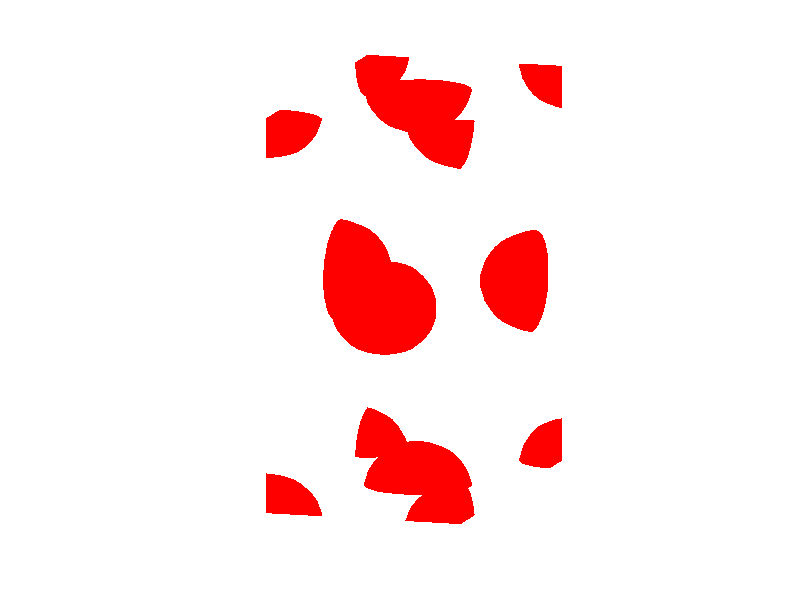

Write MATLAB code to recreate this figure. (Note: this script raises an error after producing the figure.)
% Program IsoSurface, run by typing run("./main.m")


% Clear all previous variables
clear all;
% Getting the coordiante variables from the data, and making them
% into the correct format, mesh
A=importdata('./xyz.dat');
%getting the concentration from the data file
B=importdata('./ABCD.dat');

[X,Y,Z]=meshgrid(A(:,2),A(:,1),A(:,3));


% The size is used for the for loop
x_size=size(A(:,2),1);
y_size=size(A(:,1),1);
z_size=size(A(:,3),1);

% Dividing up the concentration values (A C B1 B2 B3 B4)
VA=zeros(x_size,y_size,z_size);
VC=zeros(x_size,y_size,z_size);
VB1=zeros(x_size,y_size,z_size);
VB2=zeros(x_size,y_size,z_size);
VB3=zeros(x_size,y_size,z_size);
VB4=zeros(x_size,y_size,z_size);
% Taking the concentration values and putting them into the correct
% format, mesh-format
ii=1;
for i=1:x_size,
    for j=1:y_size,
        for k=1:z_size,
            VA(i,j,k)=B(ii,1);
            VC(i,j,k)=B(ii,2);
            VB1(i,j,k)=B(ii,3);
            VB2(i,j,k)=B(ii,4);
            VB3(i,j,k)=B(ii,5);
            VB4(i,j,k)=B(ii,6);
            ii=ii+1;
        end
    end
end
% clearing useless variables
clear i;
clear j;
clear k;
clear ii;
% Thres3old for the isosurf, 
cutA=0.3;
cutC=0.3;
cutB1=0.5;
cutB2=0.5;
cutB3=0.5;
cutB4=0.3;


axis vis3d;
view([1,0.3,0.2]);
axis off;
daspect('mode');


% A    ++++++++++++++++++++++++++++++++++++++++++++++++++++++++++++++++++++++++++++++++
pA = patch(isosurface(X,Y,Z,VA,cutA),'FaceColor','red','EdgeColor','none');
qA = patch(isocaps(X,Y,Z,VA,cutA),'FaceColor','red','EdgeColor', ...
         'none');
alpha(pA,0.5);
alpha(qA,0.5);


% C
% ++++++++++++++++++++++++++++++++++++++++++++++++++++++++++++++++++++++++++++++++
pC = patch(isosurface(X,Y,Z,VC,cutC),'FaceColor','blue','EdgeColor','none');
qC = patch(isocaps(X,Y,Z,VC,cutC),'FaceColor','blue','EdgeColor', ...
          'none');
alpha(pC,0.5);
alpha(qC,0.5);



% B1    ++++++++++++++++++++++++++++++++++++++++++++++++++++++++++++++++++++++++++++++++
pB1 = patch(isosurface(X,Y,Z,VB1,cutB1),'FaceColor','green','EdgeColor','none');
qB1 = patch(isocaps(X,Y,Z,VB1,cutB1),'FaceColor','green','EdgeColor', ...
           'none');
alpha(pB1,0.7);
alpha(qB1,0.7);


% B2    ++++++++++++++++++++++++++++++++++++++++++++++++++++++++++++++++++++++++++++++++
pB2 = patch(isosurface(X,Y,Z,VB2,cutB2),'FaceColor','green','EdgeColor','none');
qB2 = patch(isocaps(X,Y,Z,VB2,cutB2),'FaceColor','green','EdgeColor', ...
           'none');
alpha(pB2,0.7);
alpha(qB2,0.7);

% B3    ++++++++++++++++++++++++++++++++++++++++++++++++++++++++++++++++++++++++++++++++
pB3 = patch(isosurface(X,Y,Z,VB3,cutB3),'FaceColor','green','EdgeColor','none');
qB3 = patch(isocaps(X,Y,Z,VB3,cutB3),'FaceColor','green','EdgeColor', ...
           'none');
alpha(pB3,0.7);
alpha(qB3,0.7);



% B4    ++++++++++++++++++++++++++++++++++++++++++++++++++++++++++++++++++++++++++++++++
pB4 = patch(isosurface(X,Y,Z,VB4,cutB4),'FaceColor','yellow','EdgeColor','none');
qB4 = patch(isocaps(X,Y,Z,VB4,cutB4),'FaceColor','yellow','EdgeColor', ...
           'none');
alpha(pB4,0.7);
alpha(qB4,0.7);
